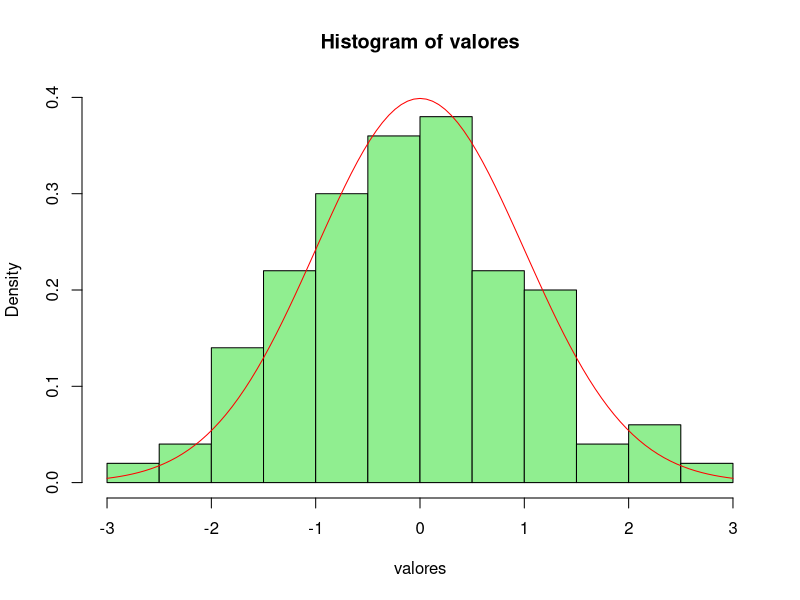
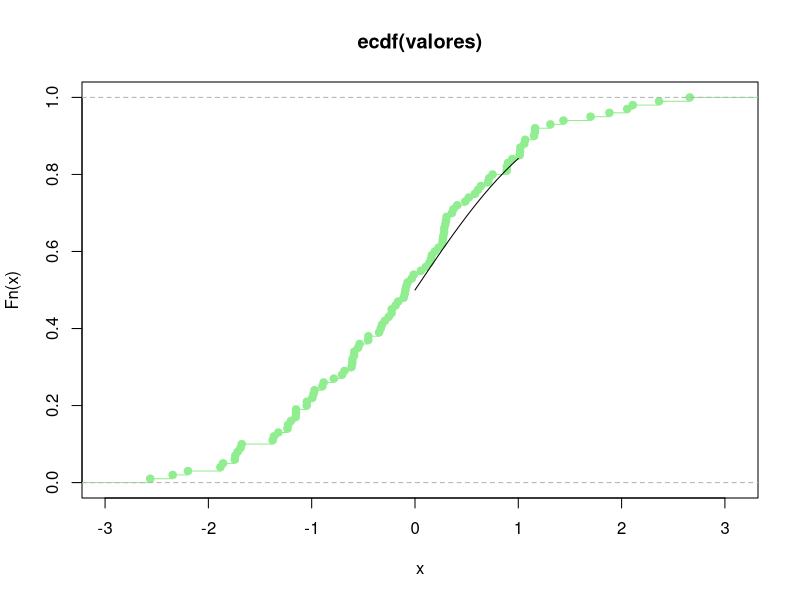
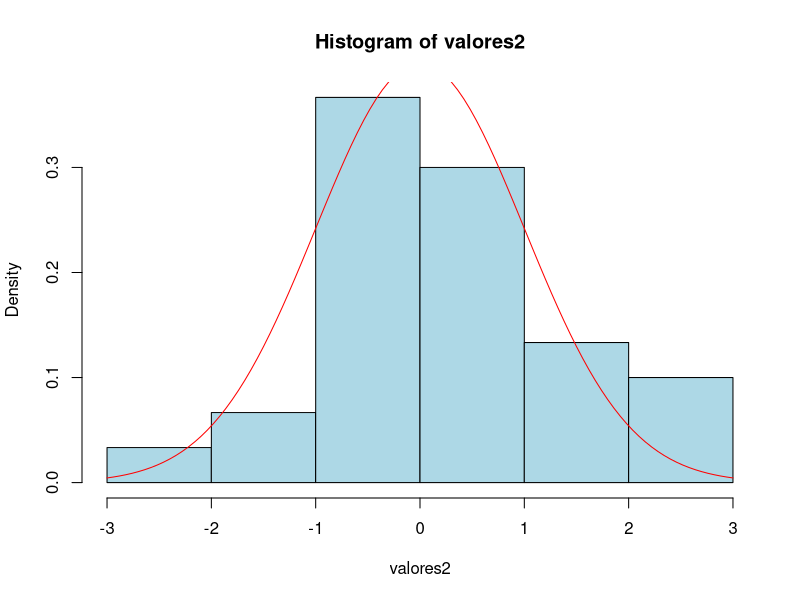

Source code (R) for these figures, in order:
# Aproximacao da V.A. Gaussiana

# Sorteio de n numeros aleatorios ao acaso
# U1, U2,...,Un IID

# Relembrando
# TCL (X-linha - mi)/sqrt(sigma²/n) para n -> Inf segue N(0,1)

# Seja Y = sqrt(12/n)*(sum(-n/2))
# Entao Y ~ (assintoticamente) N(0,1)
# Assintoticamente: quando n cresce

# Gerar 100 normais

# 100 amostras de tamanho 12

funcao <- function(n){
  
   amostra<-runif(n)
   y<- sqrt(12/n)*(sum(amostra)-(n/2))
   return(y)
}

valores<-replicate(100,funcao(12))
hist(valores, freq = FALSE, ylim = c(0,0.4), col = 'lightgreen')
curve(dnorm,add = T, col = 'red')


Fn<-ecdf(valores)
plot(Fn, col = 'lightgreen')
plot(pnorm, add= TRUE)

# -------------------------------------------------------------------

cont<-1
pvalor<-numeric(100)

while (cont <= 100){

valores2<-sapply(1:30, function(x)funcao(12))
res<-ks.test(valores2, 'pnorm')
pvalor[cont]<-res$p.value

cont<-cont+1

}
pvalor

hist(valores2, col = 'lightblue', freq = FALSE)
curve(dnorm,add = T, col = 'red')

quantile(pvalor,0.30)





     